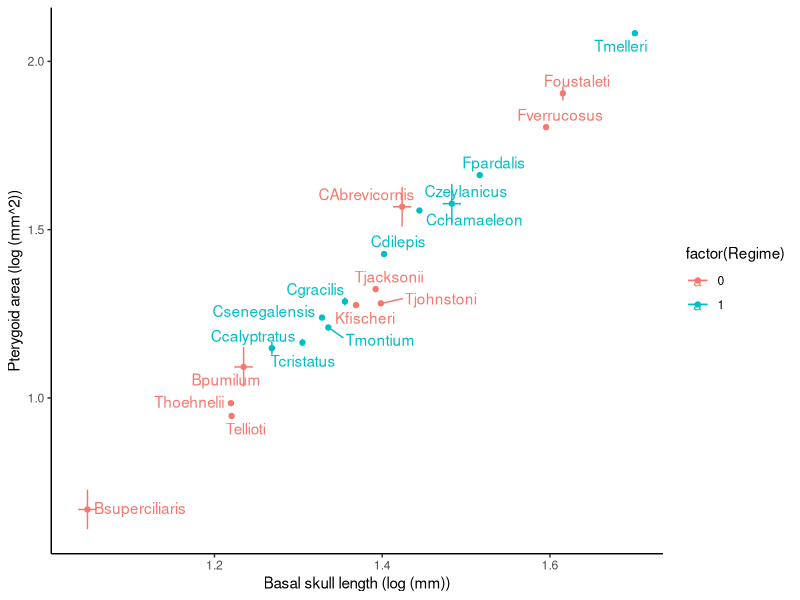

The R script that drew this image:
library(tibble)
library(dplyr)

df <- read.csv("data/chameleons/masterAll.csv") %>% 
  as_tibble()

## assume that Thoehneli => Thoehnelii and Tjacksoni => Tjacksonii
df$Species <- gsub("Thoehneli", "Thoehnelii", df$Species)
df$Species <- gsub("Tjacksoni", "Tjacksonii", df$Species)

species_df <- df %>%
  group_by(Species) %>%
  summarize(
    "logpter_mean" = mean(logpter),
    "logpter_var" = var(logpter),
    "logpter_sample_size" = length(logpter),
    "logbsl_mean" = mean(logbsl),
    "logbsl_var" = var(logbsl),
    "logbsl_sample_size" = length(logbsl)
  ) %>%
  mutate(
    "logpter_varmean" = logpter_var / logpter_sample_size,
    "logbsl_varmean" = logbsl_var / logbsl_sample_size
  )


## calculate "overall variance", weighted by sample size
## assume it is this value for the species with just 1 specimen
logpter_var <- sum(species_df$logpter_var * species_df$logpter_sample_size) / sum(species_df$logpter_sample_size)
logbsl_var <- sum(species_df$logbsl_var * species_df$logbsl_sample_size) / sum(species_df$logbsl_sample_size)


## read the previous data
df2 <- read.csv("data/chameleons/largest_chameleons.csv") %>%
  as_tibble()

df3 <- df2 %>%
  mutate(
    "logpter_mean" = logpter,
    "logpter_sample_size" = 1,
    "logpter_varmean" = NaN,
    "logpter_var" = NaN,
    "logbsl_mean" = logbsl,
    "logbsl_sample_size" = 1,
    "logbsl_var" = NaN,
    "logbsl_varmean" = NaN,
  ) %>%
  select(-logbsl, -logpter, -Specimen, -Regime) %>%
  filter(!(Species %in% species_df$Species)) %>%
  mutate(
    "logpter_varmean" = !!logpter_var / 1.0, ## exclamation mark !! is to use the `logpter_var` variable from the global environment
    "logbsl_varmean" = !!logbsl_var / 1.0,
  )

df4 <- bind_rows(df3, species_df)

regimes_df <- df2 %>%
  select(Species, Regime)


df5 <- left_join(regimes_df, df4, by = "Species")


## save the species level data
write.csv(df5, "data/chameleons/chameleons_speciesdata.csv")


## some plotting
library(ggplot2)
library(ggrepel)

p <- ggplot(df5, aes(x = logbsl_mean, y = logpter_mean, color = factor(Regime))) +
  geom_point() +
  theme_classic() +
  geom_errorbar(aes(ymax = logpter_mean + logpter_varmean, ymin = logpter_mean - logpter_varmean)) +
  geom_errorbarh(aes(xmax = logbsl_mean + logbsl_varmean, xmin = logbsl_mean - logbsl_varmean)) +
  geom_text_repel(aes(label = Species)) +
  labs(
    y = "Pterygoid area (log (mm^2))",
    x = "Basal skull length (log (mm))",
  )

ggsave("figures/chameleons_pter_bsl.pdf", p, width = 200, height = 150, units = "mm")
























